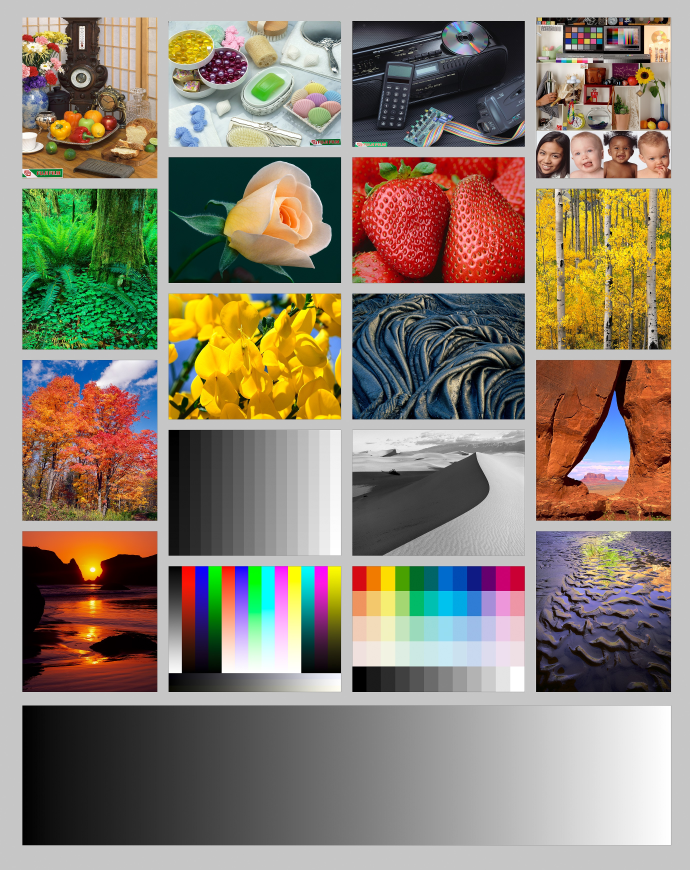
#> input picture lab-test-page.jpg, 2760 x 3480 px (shown at 1/4 size)
$ python 'scr core.py'
#> lines starting #> are read from the running program, lines starting #| are printed output that depends on the picture
## image processing
# import PIL
from PIL import Image, ImageEnhance, ImageFilter

'''
rope = [50, 22, 22, 22, 2, 10, 7]
total=0

for n in rope:
    total = total + 2*n
'''
## paper settings
emulsion = 0.5

luster = [222+emulsion, 210+emulsion, 206+emulsion]
canvas = [199+emulsion, 190+emulsion, 200+emulsion]
heavyCotton = [240+emulsion, 230+emulsion, 206+emulsion]
artPaper = [179+emulsion, 180+emulsion, 177+emulsion]

## import image
pick = Image.open("lab-test-page.jpg")
#> pick is the input picture: PIL image 2760x3480 RGB; mean R, G, B 140.3, 129.7, 114


## image object
pick.effect_spread(4)
nSize = (300, 190)
pick = pick.resize(nSize)
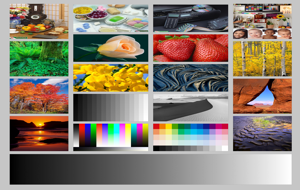
#> pick: PIL image 300x190 RGB; mean R, G, B 140.4, 129.7, 114
pick = pick.transpose(Image.Transpose.FLIP_TOP_BOTTOM)
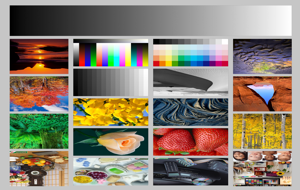
#> pick: PIL image 300x190 RGB; mean R, G, B 140.4, 129.7, 114

enhancer = ImageEnhance.Color(pick)
editpick = enhancer.enhance(0.2)
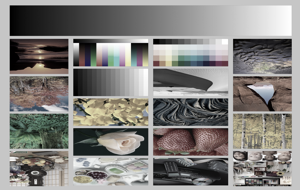
#> editpick: PIL image 300x190 RGB; mean R, G, B 132.7, 130.6, 127.4

# print(total)
##outputs
pick.show()
editpick.show()

pick.save("lab-test-page-convert-test.png")
## preview
